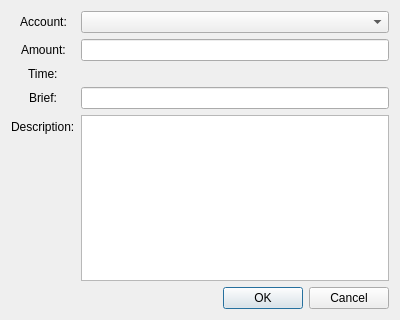
<?xml version="1.0" encoding="UTF-8"?>
<ui version="4.0">
 <class>TradeDialog</class>
 <widget class="QDialog" name="TradeDialog">
  <property name="geometry">
   <rect>
    <x>0</x>
    <y>0</y>
    <width>400</width>
    <height>320</height>
   </rect>
  </property>
  <property name="windowTitle">
   <string>Dialog</string>
  </property>
  <layout class="QVBoxLayout" name="verticalLayout">
   <item>
    <layout class="QFormLayout" name="formLayout">
     <property name="fieldGrowthPolicy">
      <enum>QFormLayout::AllNonFixedFieldsGrow</enum>
     </property>
     <property name="labelAlignment">
      <set>Qt::AlignCenter</set>
     </property>
     <item row="2" column="0">
      <widget class="QLabel" name="label_2">
       <property name="sizePolicy">
        <sizepolicy hsizetype="Preferred" vsizetype="Preferred">
         <horstretch>0</horstretch>
         <verstretch>0</verstretch>
        </sizepolicy>
       </property>
       <property name="text">
        <string>Amount:</string>
       </property>
      </widget>
     </item>
     <item row="3" column="0">
      <widget class="QLabel" name="label_3">
       <property name="text">
        <string>Time:</string>
       </property>
      </widget>
     </item>
     <item row="5" column="0">
      <widget class="QLabel" name="label_4">
       <property name="text">
        <string>Description:</string>
       </property>
      </widget>
     </item>
     <item row="4" column="0">
      <widget class="QLabel" name="label_5">
       <property name="text">
        <string>Brief:</string>
       </property>
      </widget>
     </item>
     <item row="0" column="1">
      <widget class="QComboBox" name="account_input"/>
     </item>
     <item row="2" column="1">
      <widget class="QLineEdit" name="amount_input"/>
     </item>
     <item row="4" column="1">
      <widget class="QLineEdit" name="brief_input"/>
     </item>
     <item row="5" column="1">
      <widget class="QTextEdit" name="description_input"/>
     </item>
     <item row="0" column="0">
      <widget class="QLabel" name="label">
       <property name="text">
        <string>Account:</string>
       </property>
       <property name="alignment">
        <set>Qt::AlignCenter</set>
       </property>
      </widget>
     </item>
     <item row="3" column="1">
      <widget class="KDateTimeEdit" name="kdatetimeedit">
       <property name="options">
        <set>KDateTimeEdit::DateKeywords|KDateTimeEdit::DatePicker|KDateTimeEdit::EditDate|KDateTimeEdit::EditTime|KDateTimeEdit::SelectDate|KDateTimeEdit::SelectTime|KDateTimeEdit::ShowDate|KDateTimeEdit::ShowTime</set>
       </property>
      </widget>
     </item>
    </layout>
   </item>
   <item>
    <widget class="QDialogButtonBox" name="buttonBox">
     <property name="orientation">
      <enum>Qt::Horizontal</enum>
     </property>
     <property name="standardButtons">
      <set>QDialogButtonBox::Cancel|QDialogButtonBox::Ok</set>
     </property>
    </widget>
   </item>
  </layout>
 </widget>
 <customwidgets>
  <customwidget>
   <class>KDateTimeEdit</class>
   <extends>QWidget</extends>
   <header>kdatetimeedit.h</header>
  </customwidget>
 </customwidgets>
 <resources/>
 <connections>
  <connection>
   <sender>buttonBox</sender>
   <signal>accepted()</signal>
   <receiver>TradeDialog</receiver>
   <slot>accept()</slot>
   <hints>
    <hint type="sourcelabel">
     <x>248</x>
     <y>254</y>
    </hint>
    <hint type="destinationlabel">
     <x>157</x>
     <y>274</y>
    </hint>
   </hints>
  </connection>
  <connection>
   <sender>buttonBox</sender>
   <signal>rejected()</signal>
   <receiver>TradeDialog</receiver>
   <slot>reject()</slot>
   <hints>
    <hint type="sourcelabel">
     <x>316</x>
     <y>260</y>
    </hint>
    <hint type="destinationlabel">
     <x>286</x>
     <y>274</y>
    </hint>
   </hints>
  </connection>
 </connections>
</ui>
